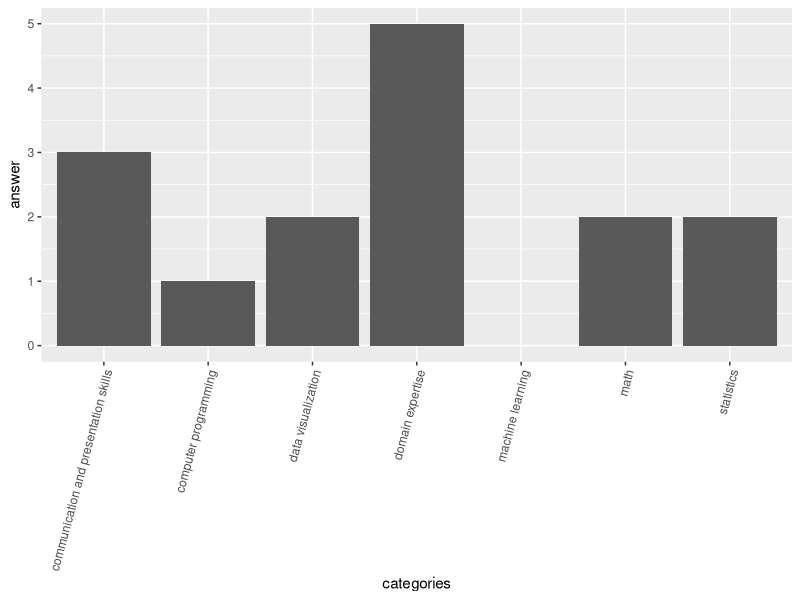
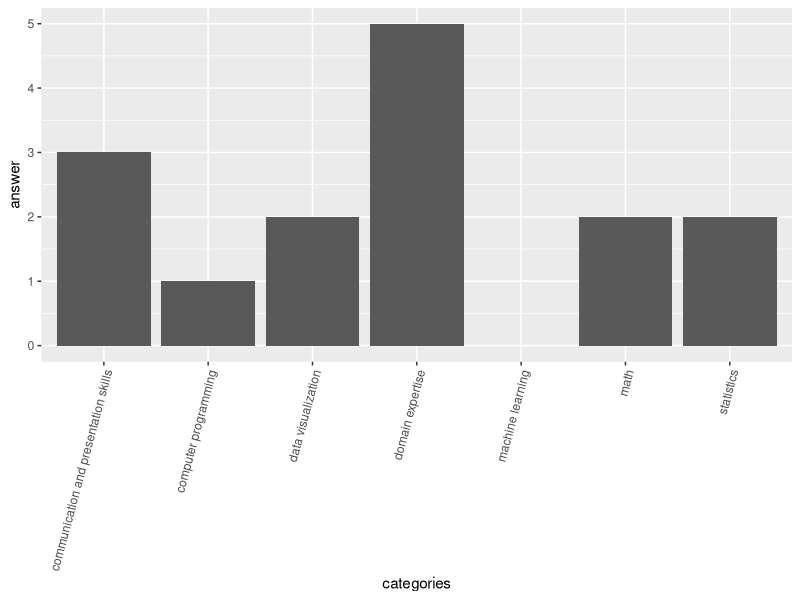

R code for these plots, in order:
library(ggplot2)
library(dplyr)
joe <- data.frame(categories = c("computer programming", "math", "statistics", "machine learning", 
                                 "domain expertise", "communication and presentation skills", "data visualization"), 
                  answer = c(1,2,2,0,5,3,2))
joe%>%ggplot(aes(categories, answer))+
  geom_bar(stat = "identity")+
  theme(axis.text.x = element_text(angle = 75, hjust = 1))
ggsave("Figs/Bargraph.png")